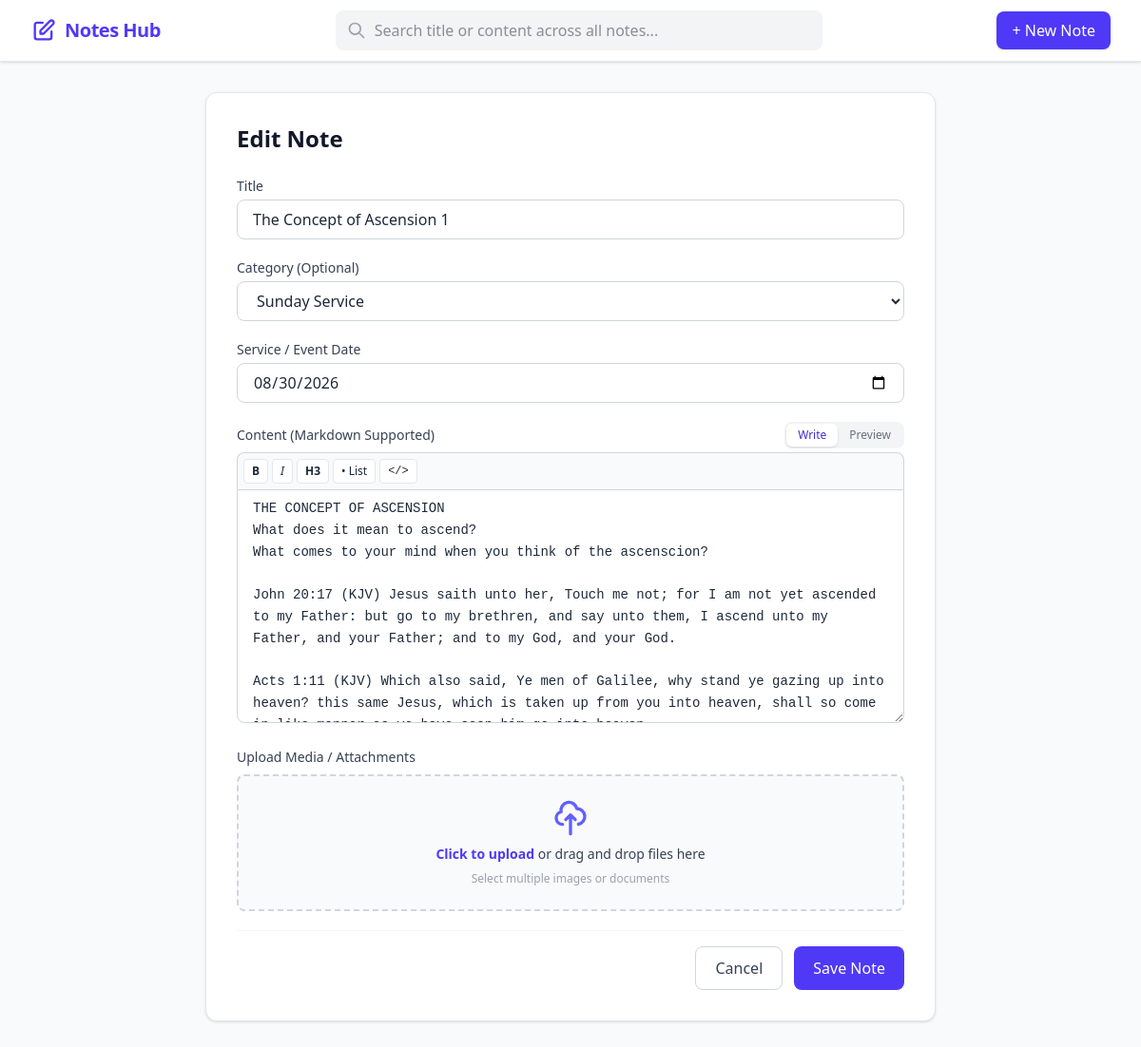
Page /note/3/edit/ on the committed database.
### notes/models.py (models this page shows, shortened)
class Note(models.Model):
    title = models.CharField(max_length=255)
    content = models.TextField()
    category = models.ForeignKey(
        'Category',
        on_delete=models.SET_NULL,
        null=True,
        blank=True,
        related_name='notes'
    )
    service_date = models.DateField(default=timezone.now, help_text="Date of the service/event")
    created_at = models.DateTimeField(auto_now_add=True)
    updated_at = models.DateTimeField(auto_now=True)

class Category(models.Model):
    name = models.CharField(max_length=100, unique=True)
    slug = models.SlugField(unique=True, blank=True)
    color = models.CharField(max_length=7, default='#3B82F6')
    class Meta:
        verbose_name_plural = "Categories"

### notes/views.py (the view, shortened to what this page needs)
# urls.py: path('note/<int:pk>/edit/', views.note_edit, name='note_edit'),
def note_edit(request, pk):
    note = get_object_or_404(Note, pk=pk)
    categories = Category.objects.all()
    return render(request, 'notes/note_form.html', {
        'note': note,
        'categories': categories
    })

### notes/templates/notes/note_form.html (shortened to what this page needs)
{% extends 'notes/base.html' %}
{% block content %}
<div class="max-w-3xl mx-auto bg-white p-8 rounded-xl border border-gray-200 shadow-sm" x-data="noteFormHandler('{{ note.content|default:''|escapejs }}')">
    <h1 class="text-2xl font-bold mb-6 text-gray-900">
        {% if note %}Edit Note{% else %}Create Note{% endif %}
    </h1>
    <form method="POST" enctype="multipart/form-data" class="space-y-5">
        <div>
            <label class="block text-sm font-medium text-gray-700 mb-1">Title</label>
            <input type="text" name="title" value="{{ note.title|default:'' }}" required
                   class="w-full px-4 py-2 border border-gray-300 rounded-lg focus:ring-2 focus:ring-indigo-500 focus:outline-none">
        </div>
        <div>
            <label class="block text-sm font-medium text-gray-700 mb-1">Category (Optional)</label>
            <select name="category" class="w-full px-4 py-2 border border-gray-300 rounded-lg focus:ring-2 focus:ring-indigo-500 focus:outline-none">
                {% for cat in categories %}
                    <option value="{{ cat.id }}" {% if note and note.category and note.category.id == cat.id %}selected{% endif %}>
                        {{ cat.name }}
                    </option>
                {% endfor %}
            </select>
        </div>
        <div>
            <label class="block text-sm font-medium text-gray-700 mb-1">Service / Event Date</label>
            <input type="date" name="service_date"
                   value="{% if note %}{{ note.service_date|date:'Y-m-d' }}{% else %}{% now 'Y-m-d' %}{% endif %}"
                   required
                   class="w-full px-4 py-2 border border-gray-300 rounded-lg focus:ring-2 focus:ring-indigo-500 focus:outline-none">
        </div>
        <div>
            <div class="flex items-center justify-between mb-1">
                <label class="block text-sm font-medium text-gray-700">Content (Markdown Supported)</label>
                <div class="flex bg-gray-100 p-0.5 rounded-lg text-xs font-medium">
                    <button type="button"
                            @click="tab = 'write'"
                            :class="tab === 'write' ? 'bg-white text-indigo-700 shadow-sm' : 'text-gray-500 hover:text-gray-900'"
                            class="px-3 py-1 rounded-md transition">
                        Write
                    </button>
                    <button type="button"
                            @click="tab = 'preview'; renderPreview();"
                            :class="tab === 'preview' ? 'bg-white text-indigo-700 shadow-sm' : 'text-gray-500 hover:text-gray-900'"
                            class="px-3 py-1 rounded-md transition">
                        Preview
                    </button>
                </div>
            </div>
            <div x-show="tab === 'write'" class="space-y-0">
                <div class="flex flex-wrap gap-1 bg-gray-50 p-1.5 border border-gray-300 rounded-t-lg border-b-0 text-xs">
                    <button type="button" @click="insertFormatting('**', '**')" class="px-2 py-1 bg-white hover:bg-gray-100 border border-gray-200 rounded font-bold" title="Bold">B</button>
                    <button type="button" @click="insertFormatting('*', '*')" class="px-2 py-1 bg-white hover:bg-gray-100 border border-gray-200 rounded italic" title="Italic">I</button>
                    <button type="button" @click="insertFormatting('### ')" class="px-2 py-1 bg-white hover:bg-gray-100 border border-gray-200 rounded font-semibold" title="Heading">H3</button>
                    <button type="button" @click="insertFormatting('- ')" class="px-2 py-1 bg-white hover:bg-gray-100 border border-gray-200 rounded" title="Bullet List">• List</button>
                    <button type="button" @click="insertFormatting('```\n', '\n```')" class="px-2 py-1 bg-white hover:bg-gray-100 border border-gray-200 rounded font-mono" title="Code Block">&lt;/&gt;</button>
                </div>
                <textarea name="content"
                          x-model="content"
                          x-ref="textarea"
                          rows="10"
                          required
                          class="w-full px-4 py-2 border border-gray-300 rounded-b-lg focus:ring-2 focus:ring-indigo-500 focus:outline-none leading-relaxed font-mono text-sm"
                          placeholder="Write your note content using Markdown..."></textarea>
            </div>
        </div>
        <div class="space-y-2">
            <label class="block text-sm font-medium text-gray-700">Upload Media / Attachments</label>
            <div @dragover.prevent="isDragging = true"
                 @dragleave.prevent="isDragging = false"
                 @drop.prevent="handleFileDrop($event)"
                 :class="isDragging ? 'border-indigo-500 bg-indigo-50/50' : 'border-gray-300 bg-gray-50 hover:bg-gray-100/80'"
                 class="relative border-2 border-dashed rounded-lg p-6 text-center transition cursor-pointer flex flex-col items-center justify-center">
                <div class="flex flex-col items-center justify-center space-y-2 pointer-events-none">
                    <svg class="w-10 h-10 text-indigo-500" fill="none" stroke="currentColor" viewBox="0 0 24 24">
                        <path stroke-linecap="round" stroke-linejoin="round" stroke-width="2" d="M7 16a4 4 0 01-.88-7.903A5 5 0 1115.9 6L16 6a5 5 0 011 9.9M15 13l-3-3m0 0l-3 3m3-3v12"></path>
                    </svg>
                    <p class="text-sm font-medium text-gray-700">
                        <span class="text-indigo-600 font-semibold">Click to upload</span> or drag and drop files here
                    </p>
                    <p class="text-xs text-gray-400">Select multiple images or documents</p>
                </div>
            </div>
        </div>
        <div class="flex justify-end space-x-3 pt-4 border-t border-gray-100">
            <a href="{% url 'note_list' %}" class="px-5 py-2.5 rounded-lg border border-gray-300 text-gray-700 hover:bg-gray-50">Cancel</a>
            <button type="submit" class="px-5 py-2.5 bg-indigo-600 text-white rounded-lg hover:bg-indigo-700 font-medium">Save Note</button>
        </div>
    </form>
</div>
{% endblock %}

### notes/templates/notes/base.html (style rules this page uses)
body { font-family: 'Segoe UI', -apple-system, BlinkMacSystemFont, Roboto, 'Helvetica Neue', sans-serif; }

### rows in the picture
Note: title "The Concept of Ascension 1", category "Sunday Service", service_date "08/30/2026"
